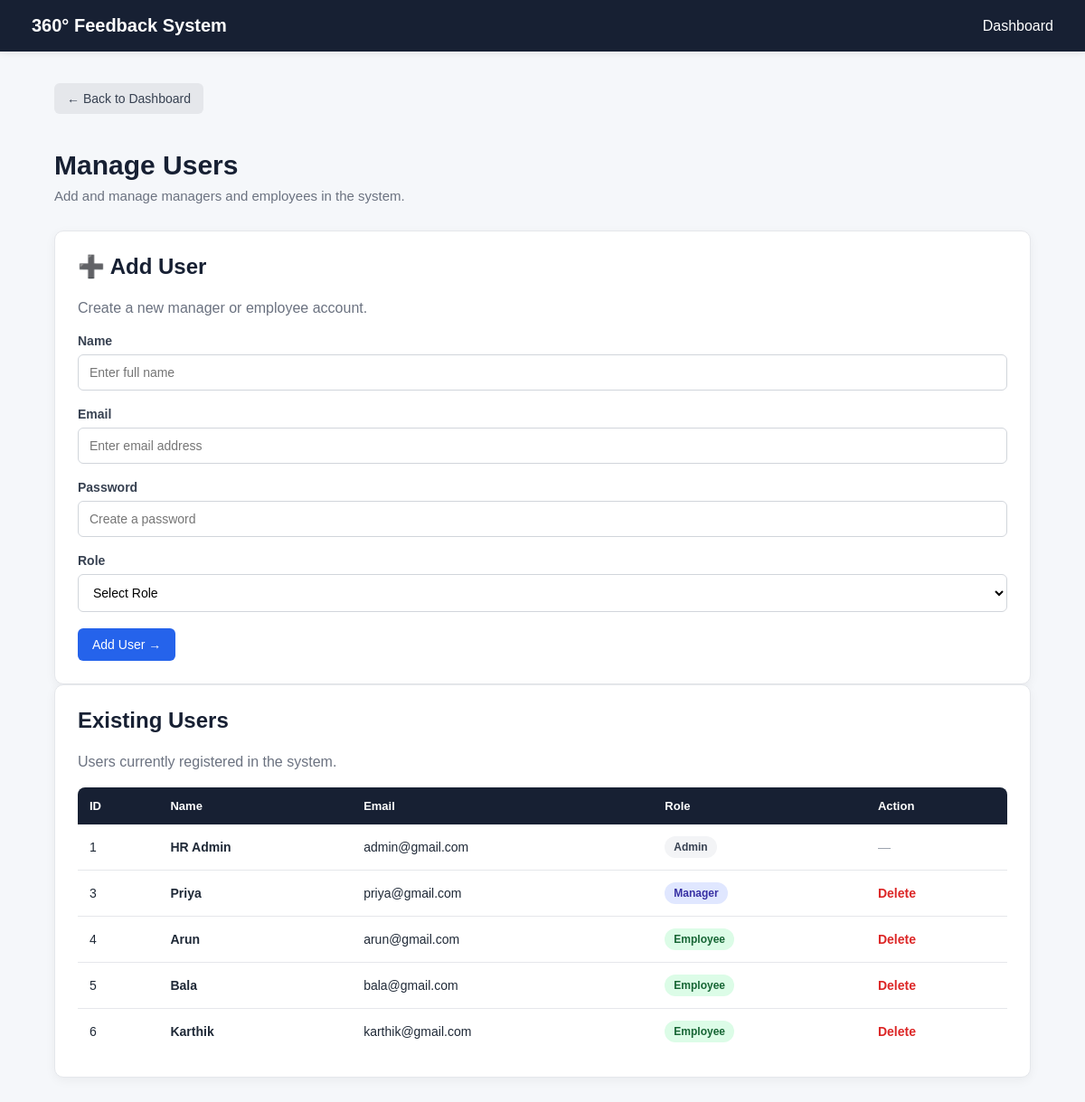
Page /admin/users (signed in) on the committed database.
### tables this page shows
CREATE TABLE users (
            id INTEGER PRIMARY KEY AUTOINCREMENT,
            name TEXT NOT NULL,
            email TEXT UNIQUE NOT NULL,
            password TEXT NOT NULL,
            role TEXT NOT NULL
        );

### app.py (the view, shortened to what this page needs)
@app.route("/admin/users", methods=["GET", "POST"])
def manage_users():
    if "user_id" not in session or session["role"] != "admin":
        return redirect(url_for("login"))
    message = None
    conn = get_db_connection()
    users = conn.execute("""
        SELECT *
        FROM users
        ORDER BY id
    """).fetchall()
    conn.close()
    return render_template(
        "manage_users.html",
        users=users,
        message=message
    )

### app.py (called while the page is built)
def get_db_connection():
    conn = sqlite3.connect(DATABASE)
    conn.row_factory = sqlite3.Row
    return conn

### templates/manage_users.html (shortened to what this page needs)
<!DOCTYPE html>
<html lang="en">
<head>
    <link rel="stylesheet"
          href="{{ url_for('static', filename='style.css') }}">
</head>
<body>
    <div class="navbar">
        <h2>360° Feedback System</h2>
        <a href="{{ url_for('admin_dashboard') }}">
            Dashboard
        </a>
    </div>
    <div class="container">
        <a class="back-button"
           href="{{ url_for('admin_dashboard') }}">
            ← Back to Dashboard
        </a>
        <div class="welcome">
            <h1>Manage Users</h1>
            <p>
                Add and manage managers and employees in the system.
            </p>
        </div>
        <div class="card">
            <h2>➕ Add User</h2>
            <p>
                Create a new manager or employee account.
            </p>
            <form method="POST">
                <label for="name">
                    Name
                </label>
                <input
                    type="text"
                    id="name"
                    name="name"
                    placeholder="Enter full name"
                    required
                >
                <label for="email">
                    Email
                </label>
                <input
                    type="email"
                    id="email"
                    name="email"
                    placeholder="Enter email address"
                    required
                >
                <label for="password">
                    Password
                </label>
                <input
                    type="password"
                    id="password"
                    name="password"
                    placeholder="Create a password"
                    required
                >
                <label for="role">
                    Role
                </label>
                <select
                    id="role"
                    name="role"
                    required
                >
                    <option value="">
                        Select Role
                    </option>
                </select>
                <button type="submit">
                    Add User →
                </button>
            </form>
        </div>
        <div class="card">
            <h2>Existing Users</h2>
            <p>
                Users currently registered in the system.
            </p>
            {% if users %}
            <table>
                <tr>
                    <th>ID</th>
                    <th>Name</th>
                    <th>Email</th>
                    <th>Role</th>
                    <th>Action</th>
                </tr>
                {% for user in users %}
                <tr>
                    <td>
                        {{ user["id"] }}
                    </td>
                    <td>
                        <strong>
                            {{ user["name"] }}
                        </strong>
                    </td>
                    <td>
                        {{ user["email"] }}
                    </td>
                    <td>
                        {% if user["role"] == "admin" %}
                            <span class="role-badge role-admin">
                                Admin
                            </span>
                        {% elif user["role"] == "manager" %}
                            <span class="role-badge role-manager">
                                Manager
                            </span>
                        {% else %}
                            <span class="role-badge role-employee">
                                Employee
                            </span>
                        {% endif %}
                    </td>
                    <td>
                        {% if user["role"] != "admin" %}
                            <a
                                class="delete-button"
                                href="{{ url_for(
                                    'delete_user',
                                    user_id=user['id']
                                ) }}"
                                onclick="return confirm('Delete this user?')"
                            >
                                Delete
                            </a>
                        {% else %}
                            <span style="color: #9ca3af;">
                                —
                            </span>
                        {% endif %}
                    </td>
                </tr>
                {% endfor %}
            </table>
            {% else %}
                <p class="no-data">
                    No users have been added yet.
                </p>
            {% endif %}
        </div>
    </div>
</body>
</html>

### static/style.css (style rules this page uses)
* { box-sizing: border-box; }
body { margin: 0; font-family: Arial, Helvetica, sans-serif; background: #f5f7fa; color: #1f2937; }
.navbar { background: #172033; color: white; padding: 17px 35px; display: flex; justify-content: space-between; align-items: center; box-shadow: 0 2px 8px rgba(0, 0, 0, 0.08); }
.navbar h2 { margin: 0; font-size: 20px; font-weight: 600; }
.navbar a { color: white; text-decoration: none; }
.container { width: 90%; max-width: 1100px; margin: 35px auto; }
.welcome { margin-bottom: 30px; }
.welcome h1 { margin-bottom: 8px; font-size: 30px; color: #172033; }
.welcome p { margin: 0; color: #6b7280; font-size: 15px; }
.card { background: white; padding: 25px; border-radius: 10px; border: 1px solid #e5e7eb; box-shadow: 0 3px 12px rgba(0, 0, 0, 0.05); transition: transform 0.2s, box-shadow 0.2s; }
.card h2, .card h3 { margin-top: 0; color: #172033; }
.card p { color: #6b7280; line-height: 1.5; }
.button, button { display: inline-block; padding: 10px 16px; background: #2563eb; color: white; border: none; border-radius: 6px; text-decoration: none; cursor: pointer; font-size: 14px; transition: background 0.2s, transform 0.1s; }
form { width: 100%; }
label { display: block; margin-bottom: 7px; font-size: 14px; font-weight: 600; color: #374151; }
input, select, textarea { width: 100%; padding: 11px 12px; margin-bottom: 18px; border: 1px solid #d1d5db; border-radius: 6px; font-family: inherit; font-size: 14px; background: white; outline: none; transition: border-color 0.2s, box-shadow 0.2s; }
table { width: 100%; border-collapse: collapse; background: white; border-radius: 8px; overflow: hidden; }
th { background: #172033; color: white; padding: 13px; text-align: left; font-size: 13px; }
td { padding: 13px; border-bottom: 1px solid #e5e7eb; font-size: 14px; }
tr:last-child td { border-bottom: none; }
.back-button { display: inline-block; margin-bottom: 20px; padding: 9px 14px; background: #e5e7eb; color: #374151; text-decoration: none; border-radius: 6px; font-size: 14px; }

### templates/manage_users.html (style rules this page uses)
.role-badge { display: inline-block; padding: 5px 10px; border-radius: 20px; font-size: 12px; font-weight: 600; text-transform: capitalize; }
.role-admin { background: #f3f4f6; color: #374151; }
.role-manager { background: #e0e7ff; color: #3730a3; }
.role-employee { background: #dcfce7; color: #166534; }
.delete-button { color: #dc2626; text-decoration: none; font-weight: 600; font-size: 14px; }

### rows in the picture
users: id "1", name "HR Admin", email "admin@gmail.com", role "Admin"
users: id "3", name "Priya", email "priya@gmail.com", role "Manager"
users: id "4", name "Arun", email "arun@gmail.com", role "Employee"
users: id "5", name "Bala", email "bala@gmail.com", role "Employee"
users: id "6", name "Karthik", email "karthik@gmail.com", role "Employee"
